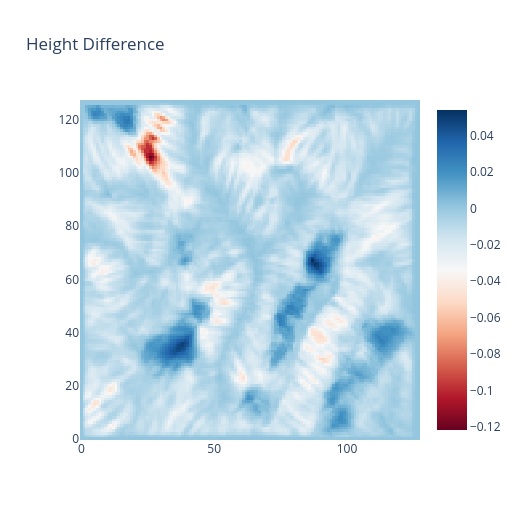

The notebook cell this image was saved under:
### Code cell
def plot_diff_heatmap(diff):
    fig = go.Figure(data=go.Heatmap(z=diff, colorscale="RdBu"))
    fig.update_layout(height=520, width=520, title="Height Difference")
    fig.show()


height_diff = norm_eroded_height - norm_height
plot_diff_heatmap(height_diff)

### Figure 1 — Plotly figure (JSON) as saved in the notebook; plotly's stock layout.template omitted (floating-point values rounded to 4 significant figures; data arrays with more than 128 entries replaced by an {"elided": "..."} marker saying what was removed)
{"data": [{"colorscale": [[0, "rgb(103,0,31)"], [0.1, "rgb(178,24,43)"], [0.2, "rgb(214,96,77)"], [0.3, "rgb(244,165,130)"], [0.4, "rgb(253,219,199)"], [0.5, "rgb(247,247,247)"], [0.6, "rgb(209,229,240)"], [0.7, "rgb(146,197,222)"], [0.8, "rgb(67,147,195)"], [0.9, "rgb(33,102,172)"], [1, "rgb(5,48,97)"]], "type": "heatmap", "z": {"elided": "128x128 float values"}}], "layout": {"height": 520, "title": {"text": "Height Difference"}, "width": 520}}
